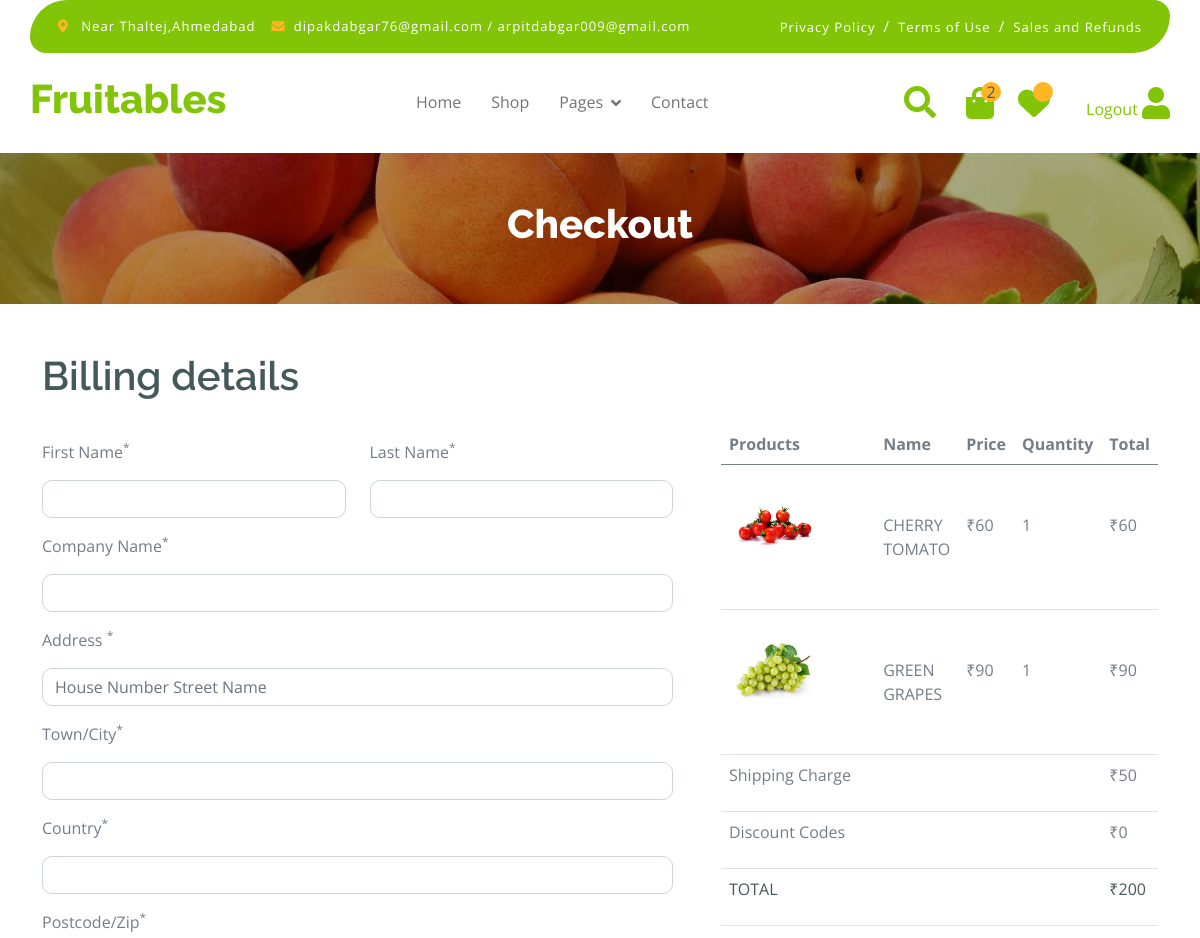
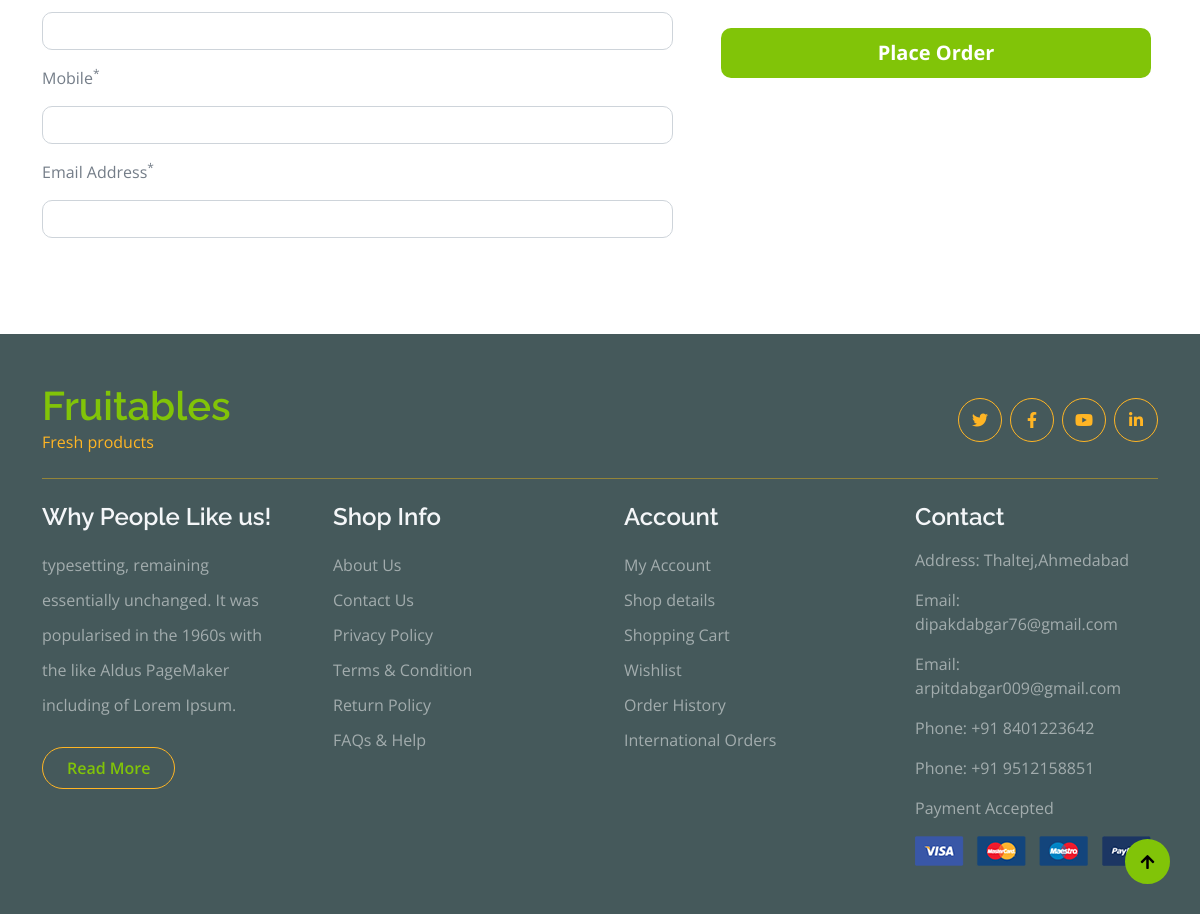
The page /checkout (signed in) on the database its author committed (2 pictures, top to bottom).
### app/models.py (models this page shows, shortened)
class addcart(models.Model):
    user=models.ForeignKey(User,on_delete=models.CASCADE)
    products=models.ForeignKey(product, on_delete=models.CASCADE)
    img=models.ImageField(upload_to='media',blank=True,null=True)
    price=models.IntegerField()
    t_price=models.IntegerField()
    name=models.CharField(max_length=30)
    quantity=models.IntegerField()
    datetime=models.DateTimeField(auto_now=True,blank=True,null=True)

### app/views.py (the view, shortened to what this page needs)
# urls.py: path('checkout', views.checkout, name='checkout'),
def checkout(request):
    if 'email' in request.session:
        uid=User.objects.get(email=request.session['email'])
        aid=addcart.objects.filter(user=uid)
        count=addcart.objects.filter(user=uid).count()
        w_count=Add_Whishlist.objects.filter(user_id=uid).count()
        l1=[]
        sub_total=0
        charge=50
        dis=0
        t_price = 0
        for i in aid:
            l1.append(i.t_price)
            sub_total=sum(l1)
            print(sub_total)
            discount=0
            dis=None
            t_price=sub_total+charge
            if sub_total==0:
                charge=0
                t_price=0
            else:
                charge=50
            if "discount" in request.session:
                dis=request.session.get('discount')
                t_price=sub_total+charge-dis
                print(dis)
            else:
                dis=0
                t_price=sub_total+charge
        else:
            amount = max(t_price, 1) * 100
            client = razorpay.Client(auth=('rzp_test_bilBagOBVTi4lE','77yKq3N9Wul97JVQcjtIVB5z'))
            response = client.order.create({'amount': amount, 'currency': 'INR', 'payment_capture': 1})
            print(response,"**************")
            contaxt={
                "aid":aid,
                "sub_total":sub_total,
                "charge":charge,
                "t_price":t_price,
                "uid":uid,
                "response":response,
                "discount":dis,
                'count':count,
            }
            return render(request,"checkout.html",contaxt)
    else:
        return render(request,"login.html")

### app/templates/checkout.html (shortened to what this page needs)
{% extends "index.html" %}
{% load static %}
{% block content %}
        <div class="container-fluid page-header py-5">
            <h1 class="text-center text-white display-6">Checkout</h1>
        </div>
        <div class="container-fluid py-5">
            <div class="container">
                <h1 class="mb-4">Billing details</h1>
                <form action="{% url 'billing_view' %}" method="POST">
                    <div class="row g-5">
                        <div class="col-md-12 col-lg-6 col-xl-7">
                            <div class="row">
                                <div class="col-md-12 col-lg-6">
                                    <div class="form-item w-100">
                                        <label class="form-label my-3">First Name<sup>*</sup></label>
                                        <input type="text" name="f_name" class="form-control" required>
                                    </div>
                                </div>
                                <div class="col-md-12 col-lg-6">
                                    <div class="form-item w-100">
                                        <label class="form-label my-3">Last Name<sup>*</sup></label>
                                        <input type="text" name="l_name" class="form-control" required>
                                    </div>
                                </div>
                            </div>
                            <div class="form-item">
                                <label class="form-label my-3">Company Name<sup>*</sup></label>
                                <input type="text" name="company_name" class="form-control">
                            </div>
                            <div class="form-item">
                                <label class="form-label my-3">Address <sup>*</sup></label>
                                <input type="text" name="address" class="form-control" placeholder="House Number Street Name" required>
                            </div>
                            <div class="form-item">
                                <label class="form-label my-3">Town/City<sup>*</sup></label>
                                <input type="text" name="city" class="form-control">
                            </div>
                            <div class="form-item">
                                <label class="form-label my-3">Country<sup>*</sup></label>
                                <input type="text" name="country" class="form-control">
                            </div>
                            <div class="form-item">
                                <label class="form-label my-3">Postcode/Zip<sup>*</sup></label>
                                <input type="text" name="zip_code" class="form-control" required>
                            </div>
                            <div class="form-item">
                                <label class="form-label my-3">Mobile<sup>*</sup></label>
                                <input type="tel" name="mobile" class="form-control" required>
                            </div>
                            <div class="form-item">
                                <label class="form-label my-3">Email Address<sup>*</sup></label>
                                <input type="email" name="email" class="form-control" required>
                            </div>
                        </div>
                        <div class="col-md-12 col-lg-6 col-xl-5">
                            <div class="table-responsive">
                                <table class="table">
                                    <thead>
                                        <tr>
                                            <th scope="col" style="width: 250px;">Products</th>
                                            <th scope="col">Name</th>
                                            <th scope="col">Price</th>
                                            <th scope="col">Quantity</th>
                                            <th scope="col">Total</th>
                                        </tr>
                                    </thead>
                                    <tbody>
                                        {% for i in aid %}
                                        <tr>
                                            <th scope="row">
                                                <div class="d-flex align-items-center mt-2">
                                                    <img src="{{i.img.url}}" class="img-fluid rounded-circle" style="width: 90px; height: 90px;" alt="">
                                                </div>
                                            </th>
                                            <td class="py-5">{{i.name}}</td>
                                            <td class="py-5">₹{{i.price}}</td>
                                            <td class="py-5">{{i.quantity}}</td>
                                            <td class="py-5">₹{{i.t_price}}</td>
                                        </tr>
                                        {% endfor %}
                                        <tr>
                                            <td>
                                                <p>Shipping Charge</p></td>
                                                <td></td>
                                                <td></td>
                                                <td></td>
                                               <td> <p>₹50</p></td>
                                        </tr>
                                    <tr>
                                        <td >
                                            <p >Discount Codes</p> </td>
                                            <td></td>
                                            <td></td>
                                            <td></td>
                                           <td> <p>₹{{discount}}</p></td>
                                        </tr>
                                            <tr>
                                            <td >
                                                <p class="text-dark text-uppercase" style="    margin-left:0px;">TOTAL</p>
                                            </td>
                                            <td></td>
                                            <td></td>
                                            <td></td>
                                            <td>
                                                    <p class=" text-dark">₹{{t_price}}</p>
                                            </td>
                                        </tr>
                                    </tbody>
                                </table>
                                <br/>
                                <tr>
                                    <td><button style="width: 430px;height:50px;background-color:#81C408;border:none;color:white;font-size:20px;font-weight:700;border-radius:10px">Place Order</button>
                                    </td>
                                </tr>
                            </div>
                        </div>
                    </div>
                </form>
            </div>
        </div>
{% endblock %}

### app/static/css/style.css (style rules this page uses)
* { scroll-behavior: smooth; }
.page-header { position: relative; background: linear-gradient(rgba(0, 0, 0, 0.3), rgba(0, 0, 0, 0.3)), url(../img/cart-page-header-img.jpg); background-position: center center; background-repeat: no-repeat; background-size: cover; }
@media (min-width: 992px) { .hero-header, .page-header { margin-top: 152px !important; } }

### rows shown on the page
addcart: img (picture), name "CHERRY TOMATO", price "60", quantity "1", t_price "60"
addcart: img (picture), name "GREEN GRAPES", price "90", quantity "1", t_price "90"

### other values the page prints
{{ count }} "2"
{{ discount }} "0"
{{ t_price }} "200"
